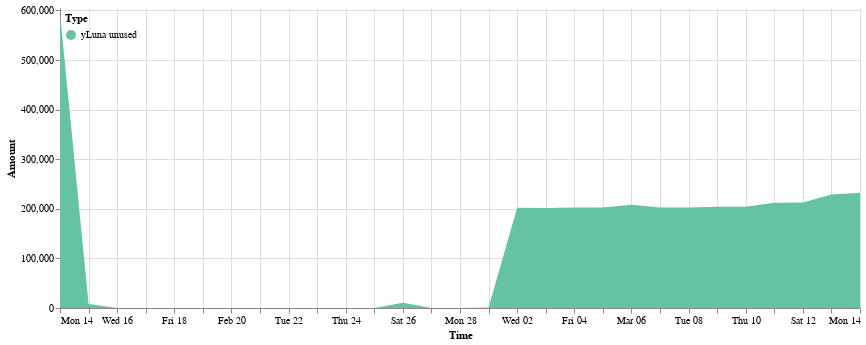

This figure's notebook cell:
### Code cell
cp.get_yluna_time_area_chart(ydp.asset_unused, 
               alt.Scale(scheme='set2'),
               min_date = ydp.asset_unused.Time.min(),
               max_date = ydp.asset_unused.Time.max(),
               top_padding = 10000
        ).properties(width=800).configure_view(strokeOpacity=0)

### Figure 1 — Vega-Lite specification as saved in the notebook (floating-point values rounded to 4 significant figures)
{"config": {"view": {"continuousWidth": 400, "continuousHeight": 300, "strokeOpacity": 0}}, "data": {"name": "data-fcae9292d79c349a83cc2a9532c1745d"}, "mark": "area", "encoding": {"color": {"field": "Type", "legend": {"direction": "vertical", "legendY": 0, "orient": "none", "padding": 5}, "scale": {"scheme": "set2"}, "type": "nominal"}, "tooltip": [{"field": "Time", "format": "%Y-%m-%d", "type": "temporal"}, {"field": "Type", "type": "nominal"}, {"field": "Amount (millions)", "type": "nominal"}], "x": {"field": "Time", "scale": {"domain": ["2022-02-14", "2022-03-14"]}, "type": "temporal"}, "y": {"field": "Amount", "scale": {"domain": [0, 604900.0]}, "type": "quantitative"}}, "width": 800, "$schema": "https://vega.github.io/schema/vega-lite/v4.17.0.json", "datasets": {"data-fcae9292d79c349a83cc2a9532c1745d": [{"Time": "2022-02-14", "Amount signed": 890600.0, "Amount": 594900.0, "Type": "yLuna unused", "Amount (millions)": "0.59M"}, {"Time": "2022-02-15", "Amount signed": 213600.0, "Amount": 7853.0, "Type": "yLuna unused", "Amount (millions)": "0.01M"}, {"Time": "2022-02-16", "Amount signed": 36280.0, "Amount": 0.0, "Type": "yLuna unused", "Amount (millions)": "0.0M"}, {"Time": "2022-02-17", "Amount signed": 390600.0, "Amount": 0.0, "Type": "yLuna unused", "Amount (millions)": "0.0M"}, {"Time": "2022-02-18", "Amount signed": 19640.0, "Amount": 0.0, "Type": "yLuna unused", "Amount (millions)": "0.0M"}, {"Time": "2022-02-19", "Amount signed": 9064.0, "Amount": 0.0, "Type": "yLuna unused", "Amount (millions)": "0.0M"}, {"Time": "2022-02-20", "Amount signed": 5244.0, "Amount": 0.0, "Type": "yLuna unused", "Amount (millions)": "0.0M"}, {"Time": "2022-02-21", "Amount signed": -5322.0, "Amount": 0.0, "Type": "yLuna unused", "Amount (millions)": "0.0M"}, {"Time": "2022-02-22", "Amount signed": 2106.0, "Amount": 0.0, "Type": "yLuna unused", "Amount (millions)": "0.0M"}, {"Time": "2022-02-23", "Amount signed": 4917.0, "Amount": 0.0, "Type": "yLuna unused", "Amount (millions)": "0.0M"}, {"Time": "2022-02-24", "Amount signed": 59.87, "Amount": 0.0, "Type": "yLuna unused", "Amount (millions)": "0.0M"}, {"Time": "2022-02-25", "Amount signed": 4428.0, "Amount": 0.0, "Type": "yLuna unused", "Amount (millions)": "0.0M"}, {"Time": "2022-02-26", "Amount signed": 32790.0, "Amount": 10630.0, "Type": "yLuna unused", "Amount (millions)": "0.01M"}, {"Time": "2022-02-27", "Amount signed": 862.6, "Amount": 0.0, "Type": "yLuna unused", "Amount (millions)": "0.0M"}, {"Time": "2022-02-28", "Amount signed": -740.1, "Amount": 0.0, "Type": "yLuna unused", "Amount (millions)": "0.0M"}, {"Time": "2022-03-01", "Amount signed": -406.1, "Amount": 1121.0, "Type": "yLuna unused", "Amount (millions)": "0.0M"}, {"Time": "2022-03-02", "Amount signed": 201300.0, "Amount": 202000.0, "Type": "yLuna unused", "Amount (millions)": "0.2M"}, {"Time": "2022-03-03", "Amount signed": 1108.0, "Amount": 201700.0, "Type": "yLuna unused", "Amount (millions)": "0.2M"}, {"Time": "2022-03-04", "Amount signed": 2958.0, "Amount": 202800.0, "Type": "yLuna unused", "Amount (millions)": "0.2M"}, {"Time": "2022-03-05", "Amount signed": 8203.0, "Amount": 202800.0, "Type": "yLuna unused", "Amount (millions)": "0.2M"}, {"Time": "2022-03-06", "Amount signed": 35120.0, "Amount": 208400.0, "Type": "yLuna unused", "Amount (millions)": "0.21M"}, {"Time": "2022-03-07", "Amount signed": 267300.0, "Amount": 202600.0, "Type": "yLuna unused", "Amount (millions)": "0.2M"}, {"Time": "2022-03-08", "Amount signed": 97090.0, "Amount": 202400.0, "Type": "yLuna unused", "Amount (millions)": "0.2M"}, {"Time": "2022-03-09", "Amount signed": 257800.0, "Amount": 204000.0, "Type": "yLuna unused", "Amount (millions)": "0.2M"}, {"Time": "2022-03-10", "Amount signed": 65280.0, "Amount": 204300.0, "Type": "yLuna unused", "Amount (millions)": "0.2M"}, {"Time": "2022-03-11", "Amount signed": 418900.0, "Amount": 212300.0, "Type": "yLuna unused", "Amount (millions)": "0.21M"}, {"Time": "2022-03-12", "Amount signed": 29130.0, "Amount": 212700.0, "Type": "yLuna unused", "Amount (millions)": "0.21M"}, {"Time": "2022-03-13", "Amount signed": 43900.0, "Amount": 228800.0, "Type": "yLuna unused", "Amount (millions)": "0.23M"}, {"Time": "2022-03-14", "Amount signed": 9089.0, "Amount": 232400.0, "Type": "yLuna unused", "Amount (millions)": "0.23M"}]}}
